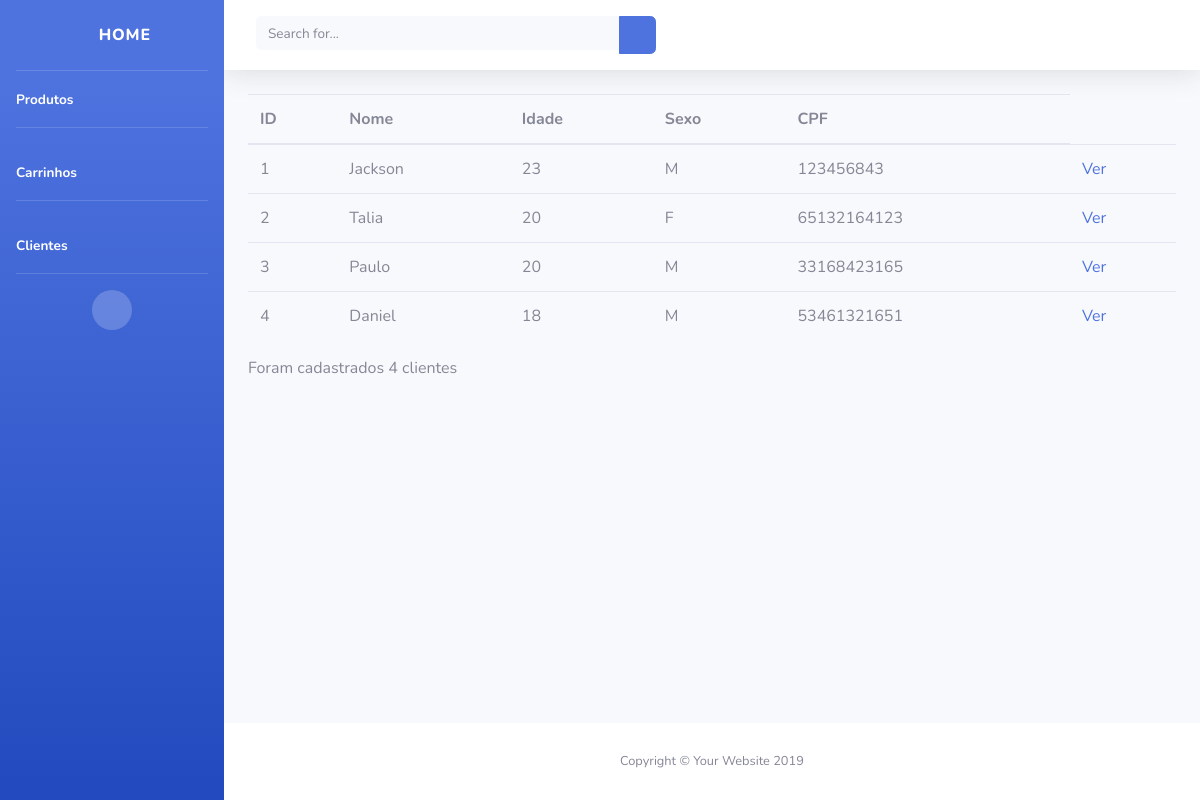
Before: /primeira/cliente/ with the older database file.
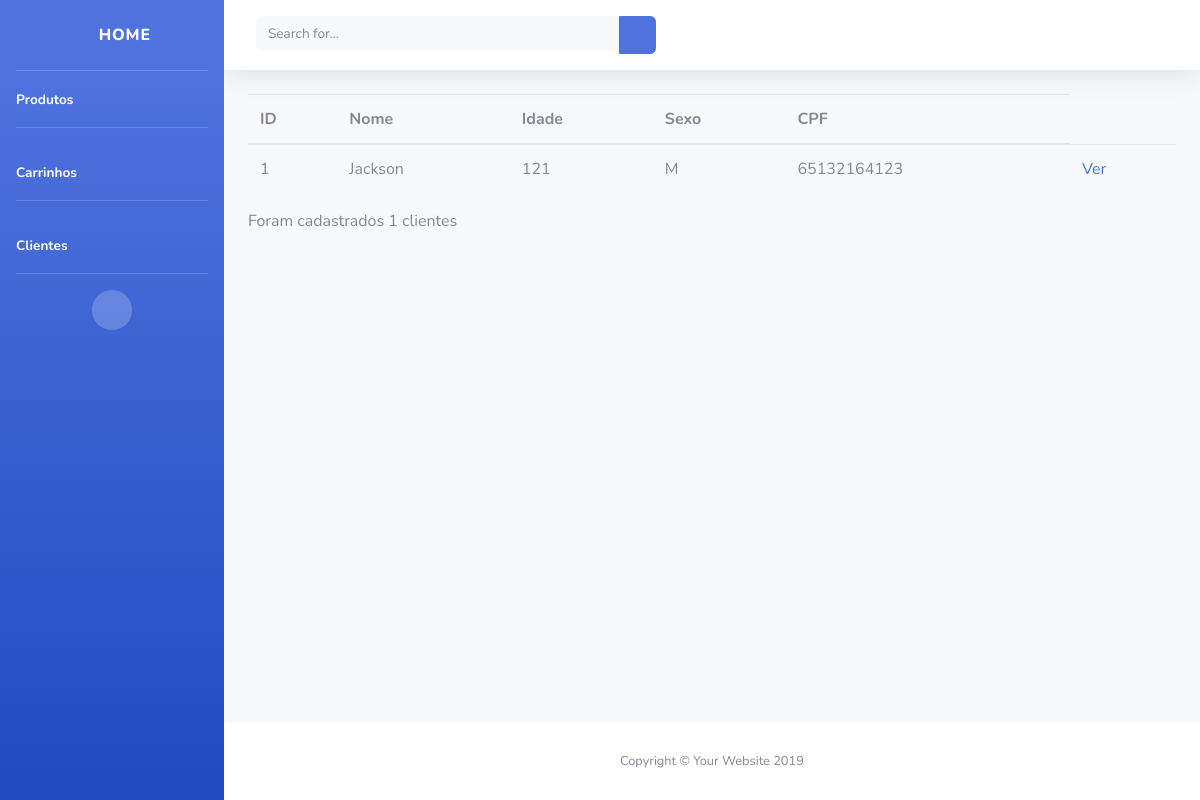
After: the same page with the newer database file.
### primeira/models.py (models this page shows, shortened)
class Cliente(models.Model):
    nome = models.CharField(max_length=50)
    idade = models.IntegerField()
    cpf = models.CharField(max_length=11)
    sexo = models.CharField(max_length=1)

### primeira/views.py (the view)
# urls.py: path('cliente/', views.cliente_list),
def cliente_list(request):
    clientes = Cliente.objects.all()
    return render (request, 'cliente/list.html', {'clientes': clientes})

### primeira/templates/cliente/list.html
{% extends 'base.html' %}
{% block conteudo %}
<table class="table">
    <thead>
        <tr>
            <th>ID</th>
            <th>Nome</th>
            <th>Idade</th>
            <th>Sexo</th>
            <th>CPF</th>
        </tr>
    </thead>
    <tbody>
        {% for cliente in clientes %}
            <tr>
                <td>{{cliente.id}}</td>
                <td>{{cliente.nome}}</td>
                <td>{{cliente.idade}}</td>
                <td>{{cliente.sexo}}</td>
                <td>{{cliente.cpf}}</td>
                <td><a href="http://127.0.0.1:8000/primeira/cliente/{{cliente.id}}">Ver</a></td>
            </tr>
        {% endfor %}
    </tbody>
</table>
<p>Foram cadastrados {{clientes | length }} clientes</p>
{% endblock %}

Changed rows visible on the page:
removed Cliente: id "2", nome "Talia", idade "20", sexo "F", cpf "65132164123"
removed Cliente: id "3", nome "Paulo", idade "20", sexo "M", cpf "33168423165"
removed Cliente: id "4", nome "Daniel", idade "18", sexo "M", cpf "53461321651"
changed Cliente "Jackson": idade "23" → "121"; cpf "123456843" → "65132164123"
Other visible differences:
{{ clientes | length }}: "4" → "1"
